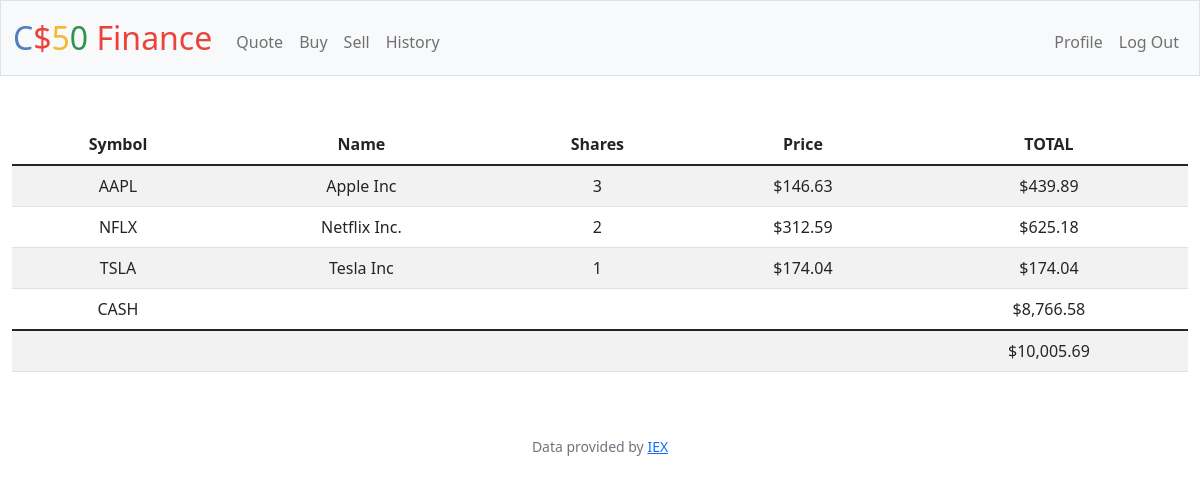
The page / (signed in) on the database its author committed.
### tables this page shows
CREATE TABLE transactions(
    id INTEGER PRIMARY KEY AUTOINCREMENT,
    user_id INTEGER NOT NULL, 
    name TEXT NOT NULL, 
    shares INTEGER NOT NULL, 
    price NUMERIC NOT NULL, 
    type TEXT NOT NULL, 
    symbol TEXT NOT NULL, 
    time TIMESTAMP DEFAULT CURRENT_TIMESTAMP, 
    FOREIGN KEY(user_id) REFERENCES users(id)
);

### app.py (the view)
@app.route("/")
@login_required
def index():
    uid = session["user_id"]
    stocks = db.execute(
        "SELECT symbol, name, price, SUM(shares) as totalShares FROM transactions WHERE user_id = ? GROUP BY symbol", uid)
    cash = db.execute("SELECT cash FROM users WHERE id = ?", uid)[0]["cash"]
    total = cash
    for stock in stocks:
        total += stock["price"]*stock["totalShares"]
    return render_template("index.html", stocks=stocks, cash=usd(cash), total=usd(total), usd=usd)

### app.py (called while the page is built)
@app.after_request
def after_request(response):
    response.headers["Cache-Control"] = "no-cache, no-store, must-revalidate"
    response.headers["Expires"] = 0
    response.headers["Pragma"] = "no-cache"
    return response

### helpers.py (called while the page is built)
def login_required(f):
    @wraps(f)
    def decorated_function(*args, **kwargs):
        if session.get("user_id") is None:
            return redirect("/login")
        return f(*args, **kwargs)
    return decorated_function

def usd(value):
    return f"${value:,.2f}"

### templates/index.html (shortened to what this page needs)
{% extends "layout.html" %}
{% block main %}
<table class="table table-striped">
    <thead>
        <tr>
            <th>Symbol</th>
            <th>Name</th>
            <th>Shares</th>
            <th>Price</th>
            <th>TOTAL</th>
        </tr>
    </thead>
    <tbody>
        {% for stock in stocks %}
        <tr>
            <td>{{ stock["symbol"]}}</td>
            <td>{{ stock["name"]}}</td>
            <td>{{ stock["totalShares"]}}</td>
            <td>{{ usd(stock["price"]) }}</td>
            <td>{{ usd(stock["totalShares"] * stock["price"]) }}</td>
        </tr>
        {% endfor %}
        <tr>
            <td>CASH</td>
            <td colspan="3"></td>
            <td>{{ cash }}</td>
        </tr>
    </tbody>
        <td colspan="4"></td>
        <td>{{total}}</td>
</table>
{% endblock %}

### rows shown on the page
transactions: symbol "TSLA", name "Tesla Inc", totalShares "1", price "$174.04", usd(stock['totalShares']*stock['price']) "$174.04"

### other values the page prints
{{ stock["symbol"] }} "AAPL" "NFLX"
{{ stock["name"] }} "Apple Inc" "Netflix Inc."
{{ stock["totalShares"] }} "3" "2"
{{ usd(stock["price"]) }} "$146.63" "$312.59"
{{ usd(stock["totalShares"] * stock["price"]) }} "$439.89" "$625.18"
{{ cash }} "$8,766.58"
{{ total }} "$10,005.69"
